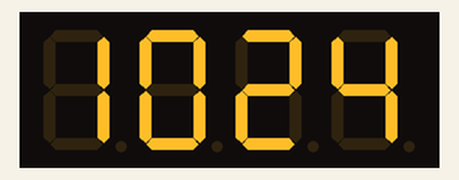
Simulated run of this sketch. Board: Arduino Uno, built with avr-gcc and run on an emulated ATmega328P. Shown: 4-digit seven-segment display. The local clock reads 2024-03-15 10:24:30 at power-on unless the sketch sets it.

Above: at 3.1 s.
At 65.5 s:
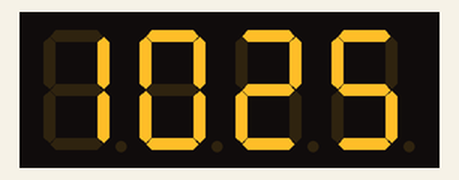
At 128.9 s:
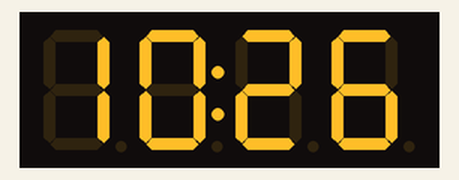

The sketch:

reloj.ino
```cpp
/*  reloj_RTC_lcd7segmentos */
// Librería para manejar fechas y horas utilizando DS3231 RTC conectado via I2C y Wire
// Basado en el ejemplo ds3231 de la librería
#include <Wire.h>
#include "RTClib.h"

//Librería para manejar el display LCD 7 segmentos x 4
//https://github.com/avishorp/TM1637
#include <Arduino.h>
#include <TM1637Display.h>


// Pines de conexión al módulo de 4 x 7 segmentos(Digital Pins)
#define CLK 2
#define DIO 3

//Inicializo el display
TM1637Display display(CLK, DIO);


uint8_t data[] = { 0x00, 0x00, 0x00, 0x00 };

//Instancio el reloj
RTC_DS3231 rtc;


void setup() {

  Serial.begin(9600);

  delay(3000); // wait for console opening

  if (! rtc.begin()) {
    Serial.println("Couldn't find RTC");
    while (1);
  }

  if (rtc.lostPower()) {
    Serial.println("RTC lost power, lets set the time!");
    // following line sets the RTC to the date & time this sketch was compiled
    rtc.adjust(DateTime(F(__DATE__), F(__TIME__)));
  }

  //Limpio el display ("apago" todos los segmentos
  display.setBrightness(0x0f);
  display.setSegments(data);

}

void loop() {

  DateTime fechahora = rtc.now();

  int hora = fechahora.hour();
  int minutos = fechahora.minute();
  int segundos = fechahora.second();

  if(segundos%2==0)
  {
    display.showNumberDecEx(hora*100+minutos, 0b01000000, true, 4, 0);
  }
  else
  {
    display.showNumberDecEx(hora*100+minutos, 0b00000000, true, 4, 0);
  }


  delay(1000);

}
```
